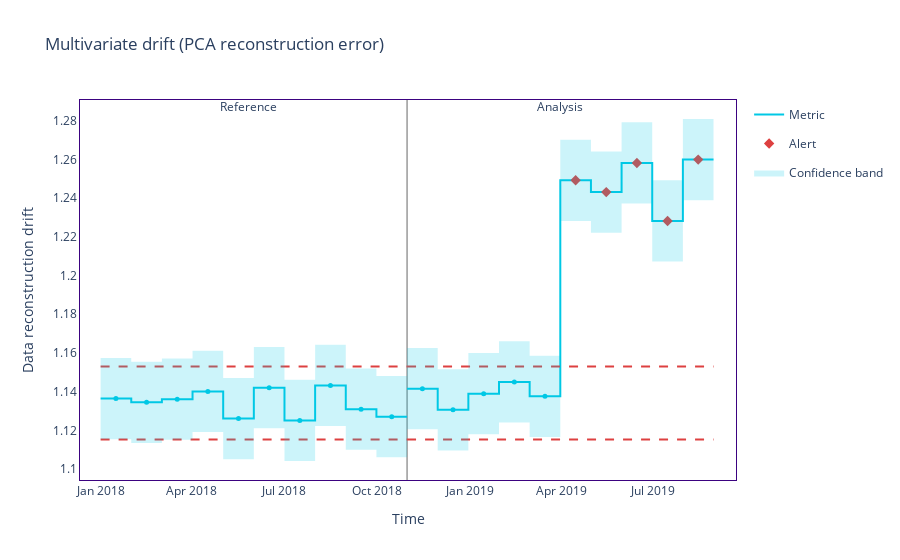

Notebook cell for this chart:
### Markdown cell above
# Multivariante Drift Detection

### Code cell
non_feature_columns = ['timestamp', 'y_pred_proba', 'y_pred', 'repaid']

# Define feature columns
feature_column_names = [
    col for col in reference_df.columns
    if col not in non_feature_columns
]

multivariante_calculator = nml.DataReconstructionDriftCalculator(
    column_names=feature_column_names,
    timestamp_column_name='timestamp',
    chunk_size=5000
)
multivariante_calculator.fit(reference_df)
results = multivariante_calculator.calculate(analysis_df)

# display(results.filter(period='analysis').to_df())

# display(results.filter(period='reference').to_df())

figure = results.plot()
figure.show()

### Figure 1 — Plotly figure (JSON) as saved in the notebook; plotly's stock layout.template omitted (floating-point values rounded to 4 significant figures)
{"data": [{"hoverinfo": "skip", "legendgroup": "metric_reference", "line": {"color": "#00c8e5", "shape": "hv", "width": 2}, "mode": "lines", "name": "Metric", "showlegend": true, "type": "scatter", "x": ["2018-01-01T00:00:00", "2018-01-31T06:36:00", "2018-03-02T13:12:00", "2018-04-01T19:48:00", "2018-05-02T02:24:00", "2018-06-01T09:00:00", "2018-07-01T15:36:00", "2018-07-31T22:12:00", "2018-08-31T04:48:00", "2018-09-30T11:24:00", "2018-10-30T17:51:16.848000"], "y": [1.136, 1.134, 1.136, 1.14, 1.126, 1.142, 1.125, 1.143, 1.131, 1.127, 1.127]}, {"customdata": [["Data reconstruction drift", "<b style=\"color:#00c8e5;line-height:60px\">Reference</b>", "", "[0:4999]", "From <b>Jan-01-2018</b> to <b>Jan-31-2018</b>", 1.136, 0.021], ["Data reconstruction drift", "<b style=\"color:#00c8e5;line-height:60px\">Reference</b>", "", "[5000:9999]", "From <b>Jan-31-2018</b> to <b>Mar-02-2018</b>", 1.135, 0.021], ["Data reconstruction drift", "<b style=\"color:#00c8e5;line-height:60px\">Reference</b>", "", "[10000:14999]", "From <b>Mar-02-2018</b> to <b>Apr-01-2018</b>", 1.136, 0.021], ["Data reconstruction drift", "<b style=\"color:#00c8e5;line-height:60px\">Reference</b>", "", "[15000:19999]", "From <b>Apr-01-2018</b> to <b>May-02-2018</b>", 1.14, 0.021], ["Data reconstruction drift", "<b style=\"color:#00c8e5;line-height:60px\">Reference</b>", "", "[20000:24999]", "From <b>May-02-2018</b> to <b>Jun-01-2018</b>", 1.126, 0.021], ["Data reconstruction drift", "<b style=\"color:#00c8e5;line-height:60px\">Reference</b>", "", "[25000:29999]", "From <b>Jun-01-2018</b> to <b>Jul-01-2018</b>", 1.142, 0.021], ["Data reconstruction drift", "<b style=\"color:#00c8e5;line-height:60px\">Reference</b>", "", "[30000:34999]", "From <b>Jul-01-2018</b> to <b>Jul-31-2018</b>", 1.125, 0.021], ["Data reconstruction drift", "<b style=\"color:#00c8e5;line-height:60px\">Reference</b>", "", "[35000:39999]", "From <b>Jul-31-2018</b> to <b>Aug-31-2018</b>", 1.143, 0.021], ["Data reconstruction drift", "<b style=\"color:#00c8e5;line-height:60px\">Reference</b>", "", "[40000:44999]", "From <b>Aug-31-2018</b> to <b>Sep-30-2018</b>", 1.131, 0.021], ["Data reconstruction drift", "<b style=\"color:#00c8e5;line-height:60px\">Reference</b>", "", "[45000:49999]", "From <b>Sep-30-2018</b> to <b>Oct-30-2018</b>", 1.127, 0.021]], "hovertemplate": "%{customdata[1]} &nbsp; &nbsp; %{customdata[2]} <br />Chunk: <b>%{customdata[3]}</b> &nbsp; &nbsp; %{customdata[4]} <br />%{customdata[0]}: <b>%{customdata[5]}</b><br />Confidence band: +/- <b>%{customdata[6]}</b><br /><extra></extra>", "legendgroup": "metric_reference", "marker": {"color": "#00c8e5", "size": 5, "symbol": "circle"}, "mode": "markers", "name": "Metric", "showlegend": false, "type": "scatter", "x": ["2018-01-16T03:18:00", "2018-02-15T09:54:00", "2018-03-17T16:30:00", "2018-04-16T23:06:00", "2018-05-17T05:42:00", "2018-06-16T12:18:00", "2018-07-16T18:54:00", "2018-08-16T01:30:00", "2018-09-15T08:06:00", "2018-10-15T14:37:38.424000"], "y": [1.136, 1.134, 1.136, 1.14, 1.126, 1.142, 1.125, 1.143, 1.131, 1.127, 1.127]}, {"hoverinfo": "skip", "legendgroup": "metric_analysis", "line": {"color": "#00c8e5", "shape": "hv", "width": 2}, "mode": "lines", "name": "Metric", "showlegend": false, "type": "scatter", "x": ["2018-10-30T18:00:00", "2018-11-30T00:36:00", "2018-12-30T07:12:00", "2019-01-29T13:48:00", "2019-02-28T20:24:00", "2019-03-31T03:00:00", "2019-04-30T09:36:00", "2019-05-30T16:12:00", "2019-06-29T22:48:00", "2019-07-30T05:24:00", "2019-08-29T11:51:16.848000"], "y": [1.142, 1.131, 1.139, 1.145, 1.138, 1.249, 1.243, 1.258, 1.228, 1.26, 1.26]}, {"customdata": [["Data reconstruction drift", "<b style=\"color:#3b0280;line-height:60px\">Analysis</b>", "", "[0:4999]", "From <b>Oct-30-2018</b> to <b>Nov-30-2018</b>", 1.141, 0.021], ["Data reconstruction drift", "<b style=\"color:#3b0280;line-height:60px\">Analysis</b>", "", "[5000:9999]", "From <b>Nov-30-2018</b> to <b>Dec-30-2018</b>", 1.131, 0.021], ["Data reconstruction drift", "<b style=\"color:#3b0280;line-height:60px\">Analysis</b>", "", "[10000:14999]", "From <b>Dec-30-2018</b> to <b>Jan-29-2019</b>", 1.139, 0.021], ["Data reconstruction drift", "<b style=\"color:#3b0280;line-height:60px\">Analysis</b>", "", "[15000:19999]", "From <b>Jan-29-2019</b> to <b>Feb-28-2019</b>", 1.145, 0.021], ["Data reconstruction drift", "<b style=\"color:#3b0280;line-height:60px\">Analysis</b>", "", "[20000:24999]", "From <b>Feb-28-2019</b> to <b>Mar-31-2019</b>", 1.138, 0.021], ["Data reconstruction drift", "<b style=\"color:#3b0280;line-height:60px\">Analysis</b>", "<span style=\"color:#AD0000\">⚠ <b>Drift detected</b></span>", "[25000:29999]", "From <b>Mar-31-2019</b> to <b>Apr-30-2019</b>", 1.249, 0.021], ["Data reconstruction drift", "<b style=\"color:#3b0280;line-height:60px\">Analysis</b>", "<span style=\"color:#AD0000\">⚠ <b>Drift detected</b></span>", "[30000:34999]", "From <b>Apr-30-2019</b> to <b>May-30-2019</b>", 1.243, 0.021], ["Data reconstruction drift", "<b style=\"color:#3b0280;line-height:60px\">Analysis</b>", "<span style=\"color:#AD0000\">⚠ <b>Drift detected</b></span>", "[35000:39999]", "From <b>May-30-2019</b> to <b>Jun-29-2019</b>", 1.258, 0.021], ["Data reconstruction drift", "<b style=\"color:#3b0280;line-height:60px\">Analysis</b>", "<span style=\"color:#AD0000\">⚠ <b>Drift detected</b></span>", "[40000:44999]", "From <b>Jun-29-2019</b> to <b>Jul-30-2019</b>", 1.228, 0.021], ["Data reconstruction drift", "<b style=\"color:#3b0280;line-height:60px\">Analysis</b>", "<span style=\"color:#AD0000\">⚠ <b>Drift detected</b></span>", "[45000:49999]", "From <b>Jul-30-2019</b> to <b>Aug-29-2019</b>", 1.26, 0.021]], "hovertemplate": "%{customdata[1]} &nbsp; &nbsp; %{customdata[2]} <br />Chunk: <b>%{customdata[3]}</b> &nbsp; &nbsp; %{customdata[4]} <br />%{customdata[0]}: <b>%{customdata[5]}</b><br />Confidence band: +/- <b>%{customdata[6]}</b><br /><extra></extra>", "legendgroup": "metric_analysis", "marker": {"color": "#00c8e5", "size": 5, "symbol": "circle"}, "mode": "markers", "name": "Metric", "showlegend": false, "type": "scatter", "x": ["2018-11-14T21:18:00", "2018-12-15T03:54:00", "2019-01-14T10:30:00", "2019-02-13T17:06:00", "2019-03-15T23:42:00", "2019-04-15T06:18:00", "2019-05-15T12:54:00", "2019-06-14T19:30:00", "2019-07-15T02:06:00", "2019-08-14T08:37:38.424000"], "y": [1.142, 1.131, 1.139, 1.145, 1.138, 1.249, 1.243, 1.258, 1.228, 1.26, 1.26]}, {"hoverinfo": "skip", "legendgroup": "alert", "marker": {"color": "#DD4040", "size": 8, "symbol": "diamond"}, "mode": "markers", "name": "Alert", "showlegend": true, "type": "scatter", "x": ["2019-04-15T06:18:00", "2019-05-15T12:54:00", "2019-06-14T19:30:00", "2019-07-15T02:06:00", "2019-08-14T08:37:38.424000"], "y": [1.249, 1.243, 1.258, 1.228, 1.26]}, {"hoverinfo": "skip", "legendgroup": "thresh", "line": {"color": "#DD4040", "dash": "dash", "width": 2}, "mode": "lines", "name": "Threshold", "showlegend": false, "type": "scatter", "x": ["2018-01-01T00:00:00", "2018-01-31T06:36:00", "2018-03-02T13:12:00", "2018-04-01T19:48:00", "2018-05-02T02:24:00", "2018-06-01T09:00:00", "2018-07-01T15:36:00", "2018-07-31T22:12:00", "2018-08-31T04:48:00", "2018-09-30T11:24:00", "2018-10-30T17:51:16.848000"], "y": [1.153, 1.153, 1.153, 1.153, 1.153, 1.153, 1.153, 1.153, 1.153, 1.153, 1.153]}, {"hoverinfo": "skip", "legendgroup": "thresh", "line": {"color": "#DD4040", "dash": "dash", "width": 2}, "mode": "lines", "name": "Threshold", "showlegend": false, "type": "scatter", "x": ["2018-01-01T00:00:00", "2018-01-31T06:36:00", "2018-03-02T13:12:00", "2018-04-01T19:48:00", "2018-05-02T02:24:00", "2018-06-01T09:00:00", "2018-07-01T15:36:00", "2018-07-31T22:12:00", "2018-08-31T04:48:00", "2018-09-30T11:24:00", "2018-10-30T17:51:16.848000"], "y": [1.115, 1.115, 1.115, 1.115, 1.115, 1.115, 1.115, 1.115, 1.115, 1.115, 1.115]}, {"hoverinfo": "skip", "legendgroup": "thresh", "line": {"color": "#DD4040", "dash": "dash", "width": 2}, "mode": "lines", "name": "Threshold", "showlegend": false, "type": "scatter", "x": ["2018-10-30T18:00:00", "2018-11-30T00:36:00", "2018-12-30T07:12:00", "2019-01-29T13:48:00", "2019-02-28T20:24:00", "2019-03-31T03:00:00", "2019-04-30T09:36:00", "2019-05-30T16:12:00", "2019-06-29T22:48:00", "2019-07-30T05:24:00", "2019-08-29T11:51:16.848000"], "y": [1.153, 1.153, 1.153, 1.153, 1.153, 1.153, 1.153, 1.153, 1.153, 1.153, 1.153]}, {"hoverinfo": "skip", "legendgroup": "thresh", "line": {"color": "#DD4040", "dash": "dash", "width": 2}, "mode": "lines", "name": "Threshold", "showlegend": false, "type": "scatter", "x": ["2018-10-30T18:00:00", "2018-11-30T00:36:00", "2018-12-30T07:12:00", "2019-01-29T13:48:00", "2019-02-28T20:24:00", "2019-03-31T03:00:00", "2019-04-30T09:36:00", "2019-05-30T16:12:00", "2019-06-29T22:48:00", "2019-07-30T05:24:00", "2019-08-29T11:51:16.848000"], "y": [1.115, 1.115, 1.115, 1.115, 1.115, 1.115, 1.115, 1.115, 1.115, 1.115, 1.115]}, {"hoverinfo": "skip", "line": {"color": "rgba(0,0,0,0)", "shape": "hv"}, "mode": "lines", "name": "Confidence band", "showlegend": false, "type": "scatter", "x": ["2018-01-01T00:00:00", "2018-01-31T06:36:00", "2018-03-02T13:12:00", "2018-04-01T19:48:00", "2018-05-02T02:24:00", "2018-06-01T09:00:00", "2018-07-01T15:36:00", "2018-07-31T22:12:00", "2018-08-31T04:48:00", "2018-09-30T11:24:00", "2018-10-30T17:51:16.848000"], "y": [1.157, 1.155, 1.157, 1.161, 1.147, 1.163, 1.146, 1.164, 1.152, 1.148, 1.148]}, {"fill": "tonexty", "fillcolor": "rgba(0.0, 0.7843137254901961, 0.8980392156862745, 0.2)", "hoverinfo": "skip", "line": {"color": "rgba(0,0,0,0)", "shape": "hv"}, "mode": "lines", "name": "Confidence band", "showlegend": true, "type": "scatter", "x": ["2018-01-01T00:00:00", "2018-01-31T06:36:00", "2018-03-02T13:12:00", "2018-04-01T19:48:00", "2018-05-02T02:24:00", "2018-06-01T09:00:00", "2018-07-01T15:36:00", "2018-07-31T22:12:00", "2018-08-31T04:48:00", "2018-09-30T11:24:00", "2018-10-30T17:51:16.848000"], "y": [1.115, 1.113, 1.115, 1.119, 1.105, 1.121, 1.104, 1.122, 1.11, 1.106, 1.106]}, {"hoverinfo": "skip", "line": {"color": "rgba(0,0,0,0)", "shape": "hv"}, "mode": "lines", "name": "Confidence band", "showlegend": false, "type": "scatter", "x": ["2018-10-30T18:00:00", "2018-11-30T00:36:00", "2018-12-30T07:12:00", "2019-01-29T13:48:00", "2019-02-28T20:24:00", "2019-03-31T03:00:00", "2019-04-30T09:36:00", "2019-05-30T16:12:00", "2019-06-29T22:48:00", "2019-07-30T05:24:00", "2019-08-29T11:51:16.848000"], "y": [1.163, 1.152, 1.16, 1.166, 1.159, 1.27, 1.264, 1.279, 1.249, 1.281, 1.281]}, {"fill": "tonexty", "fillcolor": "rgba(0.0, 0.7843137254901961, 0.8980392156862745, 0.2)", "hoverinfo": "skip", "line": {"color": "rgba(0,0,0,0)", "shape": "hv"}, "mode": "lines", "name": "Confidence band", "showlegend": false, "type": "scatter", "x": ["2018-10-30T18:00:00", "2018-11-30T00:36:00", "2018-12-30T07:12:00", "2019-01-29T13:48:00", "2019-02-28T20:24:00", "2019-03-31T03:00:00", "2019-04-30T09:36:00", "2019-05-30T16:12:00", "2019-06-29T22:48:00", "2019-07-30T05:24:00", "2019-08-29T11:51:16.848000"], "y": [1.121, 1.11, 1.118, 1.124, 1.117, 1.228, 1.222, 1.237, 1.207, 1.239, 1.239]}], "layout": {"annotations": [{"showarrow": false, "text": "Reference", "x": "2018-05-17T05:42:00", "xshift": 10, "y": 1.01, "yref": "y domain"}, {"showarrow": false, "text": "Analysis", "x": "2019-03-15T23:42:00", "xshift": 15, "y": 1.01, "yref": "y domain"}], "hoverlabel": {"bgcolor": "white", "font": {"size": 14}}, "legend": {"itemclick": false, "itemdoubleclick": false, "traceorder": "grouped"}, "paper_bgcolor": "rgba(255,255,255,1)", "plot_bgcolor": "rgba(255,255,255,1)", "shapes": [{"layer": "below", "line": {"color": "#666666", "width": 1}, "type": "line", "x0": "2018-10-30T18:00:00", "x1": "2018-10-30T18:00:00", "xref": "x", "y0": 0, "y1": 1, "yref": "y domain"}], "title": {"text": "Multivariate drift (PCA reconstruction error)"}, "xaxis": {"linecolor": "#3b0280", "matches": "x", "mirror": true, "showgrid": false, "title": {"text": "Time"}, "zeroline": false}, "yaxis": {"linecolor": "#3b0280", "mirror": true, "showgrid": false, "title": {"text": "Data reconstruction drift"}, "zeroline": false}}}
